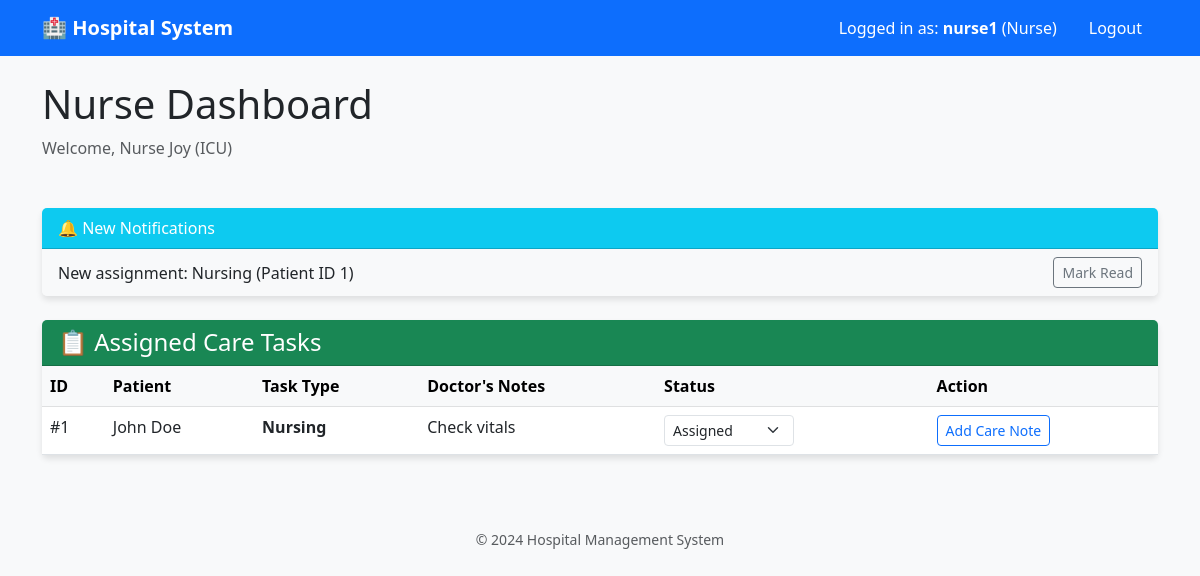
Page /nurse (signed in) on the committed database.
### tables this page shows
CREATE TABLE staff (
  id INTEGER PRIMARY KEY AUTOINCREMENT,
  name TEXT NOT NULL,
  role TEXT NOT NULL,                -- admin | doctor | nurse | radiologist
  category TEXT,                     -- specialty / department (e.g., Cardiologist, ICU Nurse, CT Radiology)
  username TEXT NOT NULL UNIQUE,
  password_hash TEXT NOT NULL,
  phone TEXT,
  is_available INTEGER NOT NULL DEFAULT 1,
  created_at TEXT NOT NULL DEFAULT (datetime('now'))
);

CREATE TABLE notifications (
  id INTEGER PRIMARY KEY AUTOINCREMENT,
  staff_id INTEGER NOT NULL,
  message TEXT NOT NULL,
  is_read INTEGER NOT NULL DEFAULT 0,
  created_at TEXT NOT NULL DEFAULT (datetime('now')),
  FOREIGN KEY(staff_id) REFERENCES staff(id) ON DELETE CASCADE
);

CREATE TABLE assignments (
  id INTEGER PRIMARY KEY AUTOINCREMENT,
  patient_id INTEGER NOT NULL,
  doctor_id INTEGER NOT NULL,
  assignee_staff_id INTEGER NOT NULL, -- staff.id (nurse / radiologist)
  task_type TEXT NOT NULL,            -- CT Scan / X-Ray / Nursing Care / ECG / etc.
  notes TEXT,
  status TEXT NOT NULL DEFAULT 'Assigned', -- Assigned | In Progress | Completed
  created_at TEXT NOT NULL DEFAULT (datetime('now')),
  FOREIGN KEY(patient_id) REFERENCES patients(id) ON DELETE CASCADE,
  FOREIGN KEY(doctor_id) REFERENCES staff(id) ON DELETE CASCADE,
  FOREIGN KEY(assignee_staff_id) REFERENCES staff(id) ON DELETE CASCADE
);

CREATE TABLE patients (
  id INTEGER PRIMARY KEY AUTOINCREMENT,
  name TEXT NOT NULL,
  username TEXT NOT NULL UNIQUE,
  password_hash TEXT NOT NULL,
  phone TEXT,
  dob TEXT,
  gender TEXT,
  created_at TEXT NOT NULL DEFAULT (datetime('now'))
);

### app.py (the view)
@app.route("/nurse")
def nurse_dashboard():
    return _staff_dashboard("nurse", "Nurse Dashboard", "nurse_dashboard.html")

### app.py (called while the page is built)
def db():
    conn = sqlite3.connect(DB_PATH)
    conn.row_factory = sqlite3.Row
    conn.execute("PRAGMA foreign_keys = ON;")
    return conn

def require_staff_role(role: str):
    if session.get("role") != role:
        if session.get("role") == "admin":
            return None # Admins can access staff routes
        return redirect(url_for("home"))
    return None

### templates/nurse_dashboard.html (shortened to what this page needs)
{% extends "base.html" %}
{% block content %}
<div class="row dashboard-header">
  <div class="col">
    <h1>Nurse Dashboard</h1>
    <p class="text-muted">Welcome, {{ me.name }} ({{ me.category }})</p>
  </div>
</div>
<div class="row">
  <div class="col-md-12">
    {% if notifications %}
    <div class="card mb-4 border-info">
      <div class="card-header bg-info text-white">🔔 New Notifications</div>
      <div class="list-group list-group-flush">
        {% for n in notifications %}
          {% if not n.is_read %}
          <div class="list-group-item d-flex justify-content-between align-items-center bg-light">
            {{ n.message }}
            <form action="{{ url_for('staff_mark_notification_read', notif_id=n.id) }}" method="POST">
               <button class="btn btn-sm btn-outline-secondary">Mark Read</button>
            </form>
          </div>
          {% endif %}
        {% endfor %}
      </div>
    </div>
    {% endif %}
    <div class="card">
      <div class="card-header bg-success text-white d-flex justify-content-between align-items-center">
        <h4 class="mb-0">📋 Assigned Care Tasks</h4>
      </div>
      <div class="card-body p-0">
        <div class="table-responsive">
          <table class="table table-hover mb-0">
            <thead class="table-light">
              <tr>
                <th>ID</th>
                <th>Patient</th>
                <th>Task Type</th>
                <th>Doctor's Notes</th>
                <th>Status</th>
                <th>Action</th>
              </tr>
            </thead>
            <tbody>
              {% for a in assignments %}
              <tr>
                <td>#{{ a.id }}</td>
                <td>{{ a.patient_name }}</td>
                <td><strong>{{ a.task_type }}</strong></td>
                <td>{{ a.notes }}</td>
                <td>
                   <form action="{{ url_for('staff_update_assignment_status', assignment_id=a.id) }}" method="POST" class="d-flex">
                     <select name="status" class="form-select form-select-sm me-2" onchange="this.form.submit()"
                             style="width: 130px;"
                             {{ 'disabled' if a.status == 'Completed' }}>
                       <option value="Assigned" {% if a.status=='Assigned' %}selected{% endif %}>Assigned</option>
                     </select>
                   </form>
                </td>
                <td>
                  <button type="button" class="btn btn-outline-primary btn-sm" data-bs-toggle="modal" data-bs-target="#noteModal{{ a.id }}">
                    Add Care Note
                  </button>
                </td>
              </tr>
              {% else %}
              <tr><td colspan="6" class="text-center py-4">No active care tasks.</td></tr>
              {% endfor %}
            </tbody>
          </table>
        </div>
      </div>
    </div>
  </div>
</div>
{% endblock %}

### templates/base.html (shortened to what this page needs)
<!doctype html>
<html lang="en">
<head>
  <link href="https://cdn.jsdelivr.net/npm/bootstrap@5.3.0/dist/css/bootstrap.min.css" rel="stylesheet">
</head>
<body>
  <nav class="navbar navbar-expand-lg navbar-dark bg-primary mb-4">
    <div class="container">
      <a class="navbar-brand" href="{{ url_for('home') }}">🏥 Hospital System</a>
      <div class="collapse navbar-collapse" id="navbarNav">
        <ul class="navbar-nav ms-auto">
          {% if session.get('user_id') %}
            <li class="nav-item">
              <span class="nav-link text-white">Logged in as: <strong>{{ session.get('username') }}</strong> ({{ session.get('role')|capitalize }})</span>
            </li>
            <li class="nav-item">
              <a class="nav-link btn btn-danger btn-sm text-white ms-2 px-3" href="{{ url_for('logout') }}">Logout</a>
            </li>
          {% endif %}
        </ul>
      </div>
    </div>
  </nav>
  <div class="container">
    {% block content %}{% endblock %}
  </div>
  <footer class="text-center text-muted mt-5 py-4">
    <small>&copy; {{ 2024 }} Hospital Management System</small>
  </footer>
</body>
</html>

### templates/base.html (style rules this page uses)
body { background-color: #f8f9fa; }
.card { box-shadow: 0 4px 6px rgba(0,0,0,0.1); border: none; }
.navbar-brand { font-weight: bold; }
.dashboard-header { margin-bottom: 2rem; }

### rows in the picture
staff: get "nurse1", get "Nurse", name "Nurse Joy", category "ICU"
notifications: message "New assignment: Nursing (Patient ID 1)"
assignments: id "1", patient_name "John Doe", task_type "Nursing", notes "Check vitals", status "Assigned"

### other values in the picture
{{ 2024 }} "2024"
